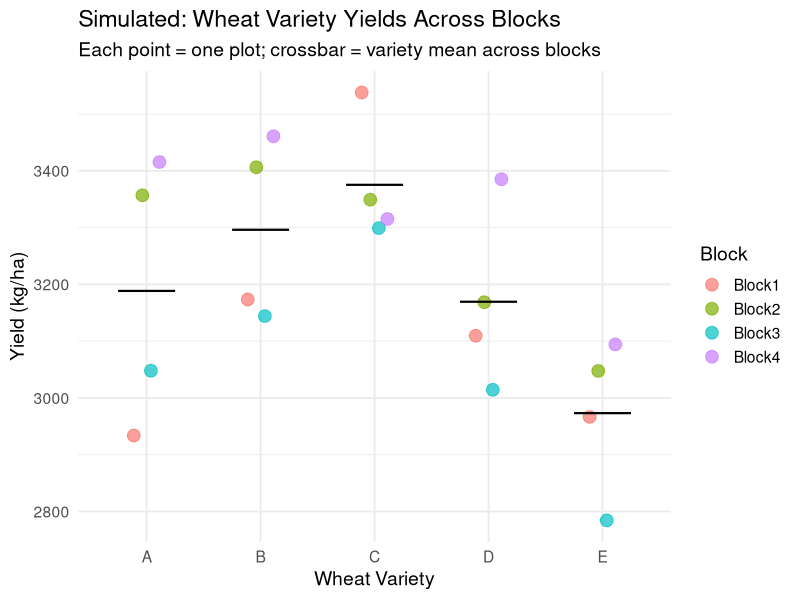

R code for this plot:
## ---- chunk 1
1 +
## ---- chunk 2

## ---- chunk 3
#| echo: false
2 * 2
## ---- chunk 4
library(tidyverse) ### this loads the package that we will run the analysis in 

set.seed(123)  ### this alows for someone to set their seed to the same and obtain the same results

# Define experimental structure
varieties <- c("A", "B", "C", "D", "E")
blocks <- c("Block1", "Block2", "Block3", "Block4")   ### this is defining our variets and block for the experiment. 

# Define the truth
baseline_yield <- 3001  # kg/ha for variety A in block 1  # setting a baseline yeid as an object. 

variety_effects <- c(
  A = 0,
  B = 200,
  C = 350,
  D = 100,
  E = -50
) # setting the effect for the different varieties 

block_effects <- c(
  Block1 = 0,
  Block2 = 150,
  Block3 = -100,
  Block4 = 200
) # setting an effect for the different blocks 

noise_sd <- 120 # creating a standard deviation 

# Create all combinations of variety and block (full factorial design)
wheat_data <- expand.grid(
  variety = varieties,
  block = blocks
) 

# Add true yield based on variety and block effects
wheat_data <- wheat_data %>%
  mutate(
    variety_effect = variety_effects[variety],
    block_effect = block_effects[block],
    true_yield = baseline_yield + variety_effect + block_effect,
    yield = true_yield + rnorm(n(), mean = 0, sd = noise_sd)
  )

## 

# Look at the data
head(wheat_data)
summary(wheat_data)

# Visualize
ggplot(wheat_data, aes(x = variety, y = yield, color = block)) +
  geom_point(size = 4, alpha = 0.7, position = position_dodge(width = 0.3)) +
  stat_summary(fun = mean, geom = "crossbar", width = 0.5, 
               color = "black", size = 0.3) +
  labs(
    title = "Simulated: Wheat Variety Yields Across Blocks",
    subtitle = "Each point = one plot; crossbar = variety mean across blocks",
    x = "Wheat Variety",
    y = "Yield (kg/ha)",
    color = "Block"
  ) +
  theme_minimal(base_size = 14)

library(car)

mod <-aov(yield~variety, data=wheat_data)
summary(mod)
